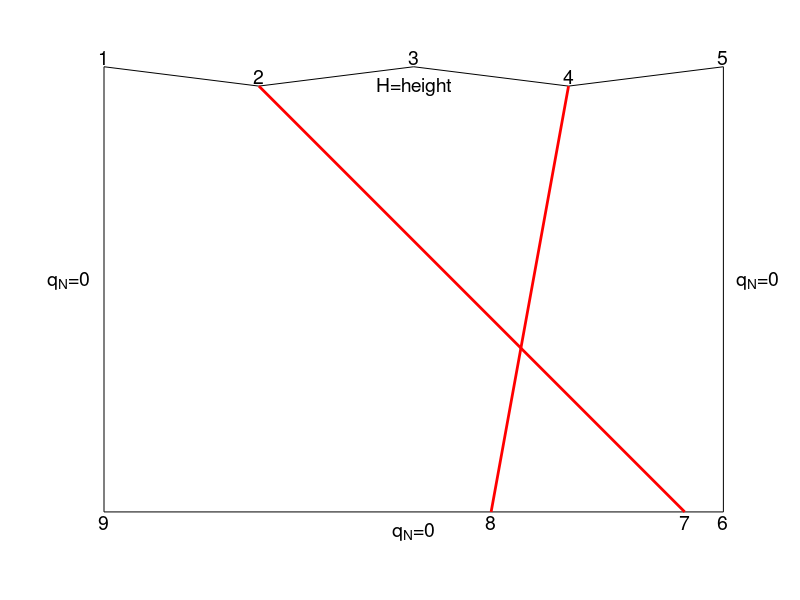

Reproduce this figure in MATLAB.
x_coord = [0;400;800;1200;1600;1600;0];
y_coord = [150;100;150;100;150;-1000;-1000];
figure;
hold on;
fill(x_coord,y_coord,'w')
plot([400;1500],[100;-1000],'r','LineWidth',2)
plot([1200;1000],[100;-1000],'r','LineWidth',2)
axis equal; axis off; ax=axis;axis(ax*1.001);
text(0,150+25,'1','HorizontalAlignment','center','Color','k','FontSize',14)
text(400,100+25,'2','HorizontalAlignment','center','Color','k','FontSize',14)
text(800,150+25,'3','HorizontalAlignment','center','Color','k','FontSize',14)
text(1200,100+25,'4','HorizontalAlignment','center','Color','k','FontSize',14)
text(1600,150+25,'5','HorizontalAlignment','center','Color','k','FontSize',14)
text(1600,-1000-25,'6','HorizontalAlignment','center','Color','k','FontSize',14)
text(1500,-1000-25,'7','HorizontalAlignment','center','Color','k','FontSize',14)
text(1000,-1000-25,'8','HorizontalAlignment','center','Color','k','FontSize',14)
text(0,-1000-25,'9','HorizontalAlignment','center','Color','k','FontSize',14)

text(800,150-50,'H=height','HorizontalAlignment','center','Color','k','FontSize',14)
text(1600+90,-400,'q_N=0','HorizontalAlignment','center','Color','k','FontSize',14)
text(800,-1000-50,'q_N=0','HorizontalAlignment','center','Color','k','FontSize',14)
text(0-90,-400,'q_N=0','HorizontalAlignment','center','Color','k','FontSize',14)

